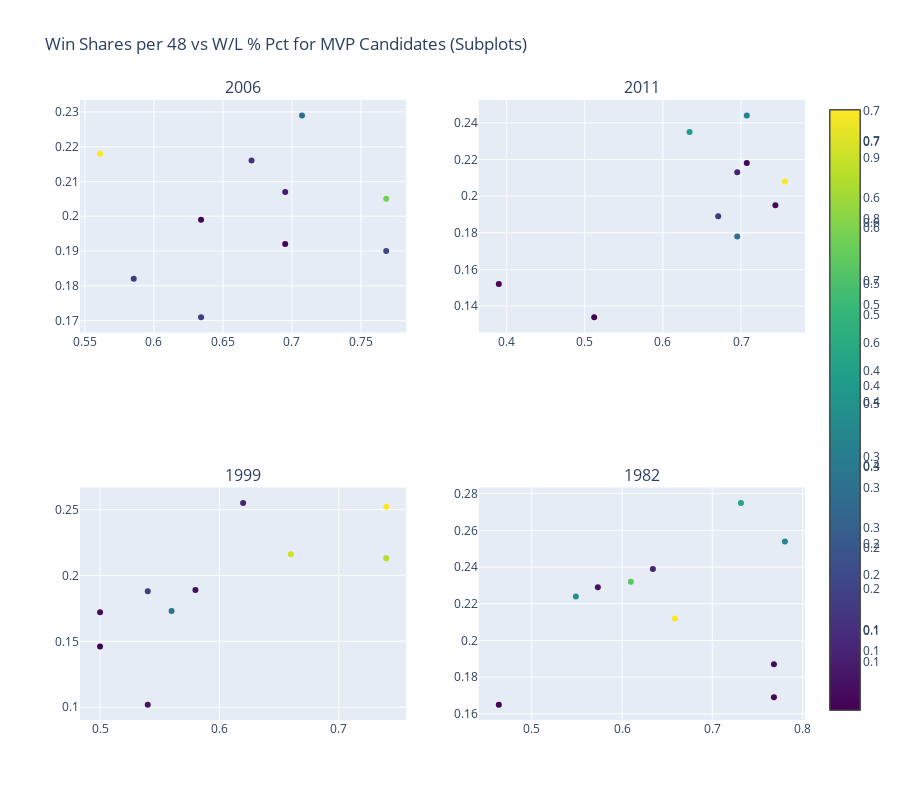

The code cell stored with this chart in its notebook:
### Code cell
years_to_plot = [1999, 1982, 2006, 2011]
df99 = df[df['Year']==1999]
df05 = df[df['Year']==2005]
df06 = df[df['Year']==2006]
df11 = df[df['Year']==2011]
df82 = df[df['Year']==1982]

fig = make_subplots(rows=2, cols=2, subplot_titles=[f'{year}' for year in years_to_plot], start_cell="bottom-left")

#fig.add_trace(go.Scatter(x=df99["wl_pct"], y=df99["WS/48"],mode='markers', marker_color=df99['Share'], text=df99['Player']), row=1, col=1)
fig.add_trace(go.Scatter(x=df99["wl_pct"], y=df99["WS/48"],mode='markers', marker=dict(color=df99['Share'], colorscale='Viridis', showscale=True), 
                text=df99['Player']), row=1, col=1)
fig.add_trace(go.Scatter(x=df82["wl_pct"], y=df82["WS/48"], mode='markers',marker=dict(color=df82['Share'], colorscale='Viridis', showscale=True), text=df82['Player']), row=2, col=1)
fig.add_trace(go.Scatter(x=df06["wl_pct"], y=df06["WS/48"], mode='markers',marker=dict(color=df06['Share'], colorscale='Viridis', showscale=True), text=df06['Player']), row=1, col=2)
fig.add_trace(go.Scatter(x=df11["wl_pct"], y=df11["WS/48"],mode='markers', marker=dict(color=df11['Share'], colorscale='Viridis', showscale=True), text=df11['Player']), row=2, col=2)

#for i, year in enumerate(years_to_plot, start=1):
    #subplot_df = df[df['Year'] == year]
    #scatter_fig = px.scatter(subplot_df, x="wl_pct", y="WS/48", color='MVP', hover_data=['Player', 'Year'])
    #fig.add_trace(scatter_fig['data'][0], row=i // 2 + 1, col=i % 2 + 1)

fig.update_layout(height=800, title_text='Win Shares per 48 vs W/L % Pct for MVP Candidates (Subplots)', showlegend=False)
fig.show()

### Figure 1 — Plotly figure (JSON) as saved in the notebook; plotly's stock layout.template omitted (floating-point values rounded to 4 significant figures)
{"data": [{"marker": {"color": [0.701, 0.655, 0.627, 0.27, 0.135, 0.075, 0.043, 0.033, 0.03, 0.008], "colorscale": [[0, "#440154"], [0.1111, "#482878"], [0.2222, "#3e4989"], [0.3333, "#31688e"], [0.4444, "#26828e"], [0.5556, "#1f9e89"], [0.6667, "#35b779"], [0.7778, "#6ece58"], [0.8889, "#b5de2b"], [1, "#fde725"]], "showscale": true}, "mode": "markers", "text": ["Karl Malone", "Alonzo Mourning", "Tim Duncan", "Allen Iverson", "Jason Kidd", "Shaquille O'Neal", "Chris Webber", "Grant Hill", "Gary Payton", "Kevin Garnett"], "type": "scatter", "x": [0.74, 0.66, 0.74, 0.56, 0.54, 0.62, 0.54, 0.58, 0.5, 0.5], "xaxis": "x", "y": [0.252, 0.216, 0.213, 0.173, 0.188, 0.255, 0.102, 0.189, 0.172, 0.146], "yaxis": "y"}, {"marker": {"color": [0.735, 0.588, 0.294, 0.19, 0.167, 0.159, 0.146, 0.097, 0.048, 0.045], "colorscale": [[0, "#440154"], [0.1111, "#482878"], [0.2222, "#3e4989"], [0.3333, "#31688e"], [0.4444, "#26828e"], [0.5556, "#1f9e89"], [0.6667, "#35b779"], [0.7778, "#6ece58"], [0.8889, "#b5de2b"], [1, "#fde725"]], "showscale": true}, "mode": "markers", "text": ["Moses Malone", "Larry Bird", "Julius Erving", "Robert Parish", "Gus Williams", "George Gervin", "Sidney Moncrief", "Magic Johnson", "Jack Sikma", "Kareem Abdul-Jabbar"], "type": "scatter", "x": [0.561, 0.7683, 0.7073, 0.7683, 0.6341, 0.5854, 0.6707, 0.6951, 0.6341, 0.6951], "xaxis": "x3", "y": [0.218, 0.205, 0.229, 0.19, 0.171, 0.182, 0.216, 0.207, 0.199, 0.192], "yaxis": "y3"}, {"marker": {"color": [0.739, 0.55, 0.435, 0.386, 0.344, 0.07, 0.04, 0.026, 0.007, 0.001], "colorscale": [[0, "#440154"], [0.1111, "#482878"], [0.2222, "#3e4989"], [0.3333, "#31688e"], [0.4444, "#26828e"], [0.5556, "#1f9e89"], [0.6667, "#35b779"], [0.7778, "#6ece58"], [0.8889, "#b5de2b"], [1, "#fde725"]], "showscale": true}, "mode": "markers", "text": ["Steve Nash", "LeBron James", "Dirk Nowitzki", "Kobe Bryant", "Chauncey Billups", "Dwyane Wade", "Elton Brand", "Tim Duncan", "Tony Parker", "Allen Iverson"], "type": "scatter", "x": [0.6585, 0.6098, 0.7317, 0.5488, 0.7805, 0.6341, 0.5732, 0.7683, 0.7683, 0.4634], "xaxis": "x2", "y": [0.212, 0.232, 0.275, 0.224, 0.254, 0.239, 0.229, 0.187, 0.169, 0.165], "yaxis": "y2"}, {"marker": {"color": [0.977, 0.531, 0.431, 0.354, 0.157, 0.093, 0.02, 0.017, 0.007, 0.004], "colorscale": [[0, "#440154"], [0.1111, "#482878"], [0.2222, "#3e4989"], [0.3333, "#31688e"], [0.4444, "#26828e"], [0.5556, "#1f9e89"], [0.6667, "#35b779"], [0.7778, "#6ece58"], [0.8889, "#b5de2b"], [1, "#fde725"]], "showscale": true}, "mode": "markers", "text": ["Derrick Rose", "Dwight Howard", "LeBron James", "Kobe Bryant", "Kevin Durant", "Dirk Nowitzki", "Dwyane Wade", "Manu Ginóbili", "Amar'e Stoudemire", "Blake Griffin"], "type": "scatter", "x": [0.7561, 0.6341, 0.7073, 0.6951, 0.6707, 0.6951, 0.7073, 0.7439, 0.5122, 0.3902], "xaxis": "x4", "y": [0.208, 0.235, 0.244, 0.178, 0.189, 0.213, 0.218, 0.195, 0.134, 0.152], "yaxis": "y4"}], "layout": {"annotations": [{"font": {"size": 16}, "showarrow": false, "text": "1999", "x": 0.225, "xanchor": "center", "xref": "paper", "y": 0.375, "yanchor": "bottom", "yref": "paper"}, {"font": {"size": 16}, "showarrow": false, "text": "1982", "x": 0.775, "xanchor": "center", "xref": "paper", "y": 0.375, "yanchor": "bottom", "yref": "paper"}, {"font": {"size": 16}, "showarrow": false, "text": "2006", "x": 0.225, "xanchor": "center", "xref": "paper", "y": 1, "yanchor": "bottom", "yref": "paper"}, {"font": {"size": 16}, "showarrow": false, "text": "2011", "x": 0.775, "xanchor": "center", "xref": "paper", "y": 1, "yanchor": "bottom", "yref": "paper"}], "height": 800, "showlegend": false, "title": {"text": "Win Shares per 48 vs W/L % Pct for MVP Candidates (Subplots)"}, "xaxis": {"anchor": "y", "domain": [0, 0.45]}, "xaxis2": {"anchor": "y2", "domain": [0.55, 1]}, "xaxis3": {"anchor": "y3", "domain": [0, 0.45]}, "xaxis4": {"anchor": "y4", "domain": [0.55, 1]}, "yaxis": {"anchor": "x", "domain": [0, 0.375]}, "yaxis2": {"anchor": "x2", "domain": [0, 0.375]}, "yaxis3": {"anchor": "x3", "domain": [0.625, 1]}, "yaxis4": {"anchor": "x4", "domain": [0.625, 1]}}}
